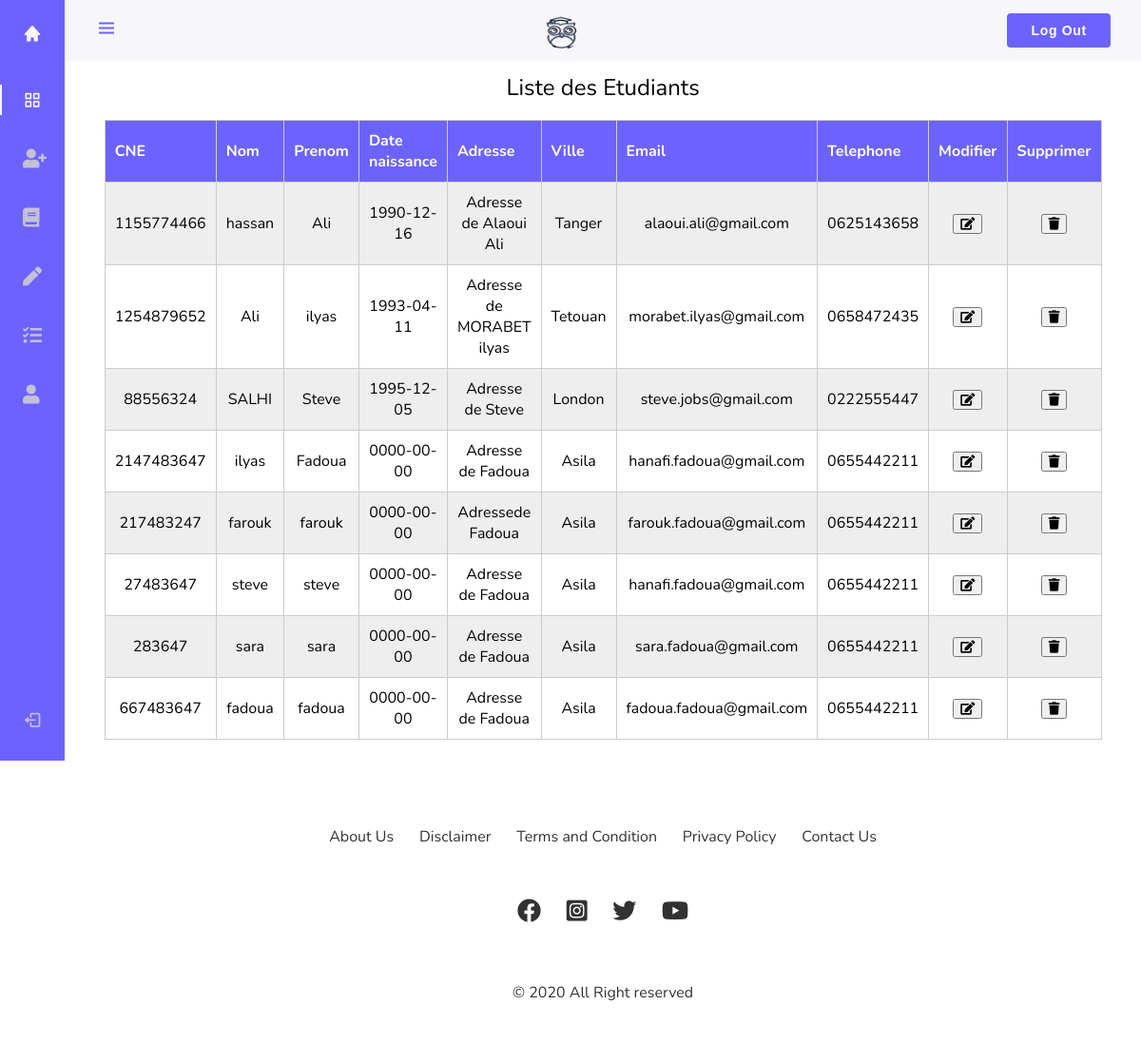
Screenshot of /enseignant.php with the database file from the repository.
### tables this page shows
CREATE TABLE `etudiant` (
    `id_etudiant` int(11) NOT NULL,
    `CNE` int(11) NOT NULL,
    `nom_etu` varchar(25) NOT NULL,
    `prenom_etu` varchar(25) NOT NULL,
    `date_naiss_etu` date DEFAULT NULL,
    `adresse_etu` varchar(50) DEFAULT NULL,
    `ville_etu` varchar(30) DEFAULT NULL,
    `email_etu` varchar(30) NOT NULL,
    `phone_etu` varchar(30) DEFAULT NULL,
    `fk_user` int(11) NOT NULL
  );

### enseignant.php (the view, shortened to what this page needs)
<?php
require_once "connect.php";
$results  = mysqli_query($db, "SELECT * FROM etudiant");
?>
<!DOCTYPE html>
<html lang="en">
<head>
  <link href="https://cdn.jsdelivr.net/npm/boxicons@2.0.5/css/boxicons.min.css" rel="stylesheet" />
  <link rel="stylesheet" href="https://cdnjs.cloudflare.com/ajax/libs/font-awesome/5.15.2/css/all.min.css" />
  <link rel="stylesheet" href="sass/enseignant.css" />
</head>
<body id="body-pd">
  <header class="header" id="header">
    <div class="header__toggle">
      <i class="bx bx-menu" id="header-toggle"></i>
    </div>
    <div class="header__img">
      <a href="index.php">
        <img src="img/logo/logo.png" alt="" />
      </a>
    </div>
    <div>
      <button class="btn-log">Log Out</button>
    </div>
  </header>
  <div class="l-navbar" id="nav-bar">
    <nav class="nav">
      <div>
        <a href="index.php" class="nav__logo">
          <i class="bx bxs-home nav__logo-icon"></i>
        </a>
        <div class="nav__list">
          <a href="enseignant.php" class="nav__link active">
            <i class="bx bx-grid-alt nav__icon"></i>
          </a>
          <a href="insertEtu.php" class="nav__link">
            <i class="fas fa-user-plus nav__icon"></i>
          </a>
          <a href="insertModule.php" class="nav__link">
            <i class="fas fa-book nav__icon"></i>
          </a>
          <a href="insertSeance.php" class="nav__link">
            <i class="fas fa-pen nav__icon"></i>
          </a>
          <a href="gsNoteAbsence.php" class="nav__link">
            <i class="fas fa-tasks nav__icon"></i>
          </a>
          <a href="contact.php" class="nav__link">
            <i class="fas fa-user nav__icon"></i>
          </a>
        </div>
      </div>
      <a href="login.php" class="nav__link">
        <i class="bx bx-log-out nav__icon"></i>
      </a>
    </nav>
  </div>
  <table style="overflow-x: auto">
    <caption>
      Liste des Etudiants
    </caption>
    <thead>
      <tr>
        <th class="cut-col">CNE</th>
        <th>Nom</th>
        <th>Prenom</th>
        <th class="cut-col">Date naissance</th>
        <th class="cut-col">Adresse</th>
        <th class="cut-col">Ville</th>
        <th class="cut-col">Email</th>
        <th class="cut-col">Telephone</th>
        <th>Modifier</th>
        <th>Supprimer</th>
      </tr>
    </thead>
    <tbody>
      <?php while ($row = mysqli_fetch_array($results)) { ?>
        <tr>
          <td class="cut-col" data-column="CNE"><?php echo $row['CNE']; ?></td>
          <td data-column="Nom"><?php echo $row['nom_etu']; ?></td>
          <td data-column="Prenom"><?php echo $row['prenom_etu']; ?></td>
          <td class="cut-col" data-column="Date naissance"><?php echo $row['date_naiss_etu']; ?></td>
          <td class="cut-col" data-column="Adresse"><?php echo $row['adresse_etu']; ?></td>
          <td class="cut-col" data-column="Ville"><?php echo $row['ville_etu']; ?></td>
          <td class="cut-col" data-column="Email"><?php echo $row['email_etu']; ?></td>
          <td class="cut-col" data-column="Telephone"><?php echo $row['phone_etu']; ?></td>
          <form name="" method="get" action="updateEtu.php">
            <td data-column="Modifier">
              <button name="modifier" type="submit" value="<?php echo $row['id_etudiant']; ?>"> <i class="fas fa-edit table-edit-icon"></i></button>
            </td>
          </form>
          <form name="" method="get" action="server.php">
            <td data-column="Supprimer">
              <button name="supprimer" type="submit" value="<?php echo $row['id_etudiant']; ?>"> <i class="fas fa-trash table-trash-icon"></i></button>
            </td>
          </form>
        </tr>
      <?php } ?>
    </tbody>
  </table>
  <?php include 'footer.php' ?>
</body>
</html>

### footer.php
<footer>
    <div class="footer-con">
        <div class="footer-row footer-row__1">
            <ul>
                <li><a href="#">&#169; 2020 All Right reserved</a></li>
            </ul>
        </div>
        <div class="footer-row footer-row__2">
            <ul>
                <li><a href="#">About Us</a></li>
                <li><a href="#">Disclaimer</a></li>
                <li><a href="#">Terms and Condition</a></li>
                <li><a href="#">Privacy Policy</a></li>
                <li><a href="#">Contact Us</a></li>
            </ul>
        </div>
        <div class="footer-row footer-row__3">
            <ul>
                <li>
                    <a href="#"><i class="fab fa-facebook"></i></a>
                </li>
                <li>
                    <a href="#"><i class="fab fa-instagram-square"></i></a>
                </li>
                <li>
                    <a href="#"><i class="fab fa-twitter"></i></a>
                </li>
                <li>
                    <a href="#"><i class="fab fa-youtube"></i></a>
                </li>
            </ul>
        </div>
    </div>
</footer>

### sass/enseignant.css (style rules this page uses)
:root { --header-height: 3rem; --nav-width: 68px; --first-color: #6C63FF; --first-color-hover:#32408f; --first-color-light: #c4c0d6; --white-color: #F7F6FB; --body-font: 'Nunito', sans-serif; --normal-font-size: 1rem; --z-fixed: 100; }
body { position: relative; margin: var(--header-height) 0 0 0; padding: 0; font-family: var(--body-font); font-size: var(--normal-font-size); transition: .5s; }
a { text-decoration: none; }
.btn-log { display: inline-block; text-decoration: none; font-size: 14px; font-weight: 600; letter-spacing: 0.7px; padding: 10px 25px; cursor: pointer; border-radius: 4px; border: none; color: white; background: var(--first-color); }
.header { width: 100%; height: var(--header-height); position: fixed; top: 0; left: 0; display: flex; align-items: center; justify-content: space-between; padding: 0 1rem; background-color: var(--white-color); z-index: var(--z-fixed); transition: .5s; }
.header__toggle { color: var(--first-color); font-size: 1.5rem; cursor: pointer; }
.header__img { width: 35px; height: 35px; display: flex; justify-content: center; border-radius: 50%; overflow: hidden; }
.header__img img { width: 40px; }
.l-navbar { position: fixed; top: 0; left: -30%; width: var(--nav-width); height: 100vh; background-color: var(--first-color); padding: .5rem 1rem 0 0; transition: .5s; z-index: var(--z-fixed); }
.nav { height: 100%; display: flex; flex-direction: column; justify-content: space-between; overflow: hidden; }
.nav__logo, .nav__link { display: grid; grid-template-columns: max-content max-content; align-items: center; column-gap: 1rem; padding: .5rem 0 .5rem 1.5rem; }
.nav__logo { margin-bottom: 2rem; }
.nav__logo-icon { font-size: 1.25rem; color: var(--white-color); }
.nav__link { position: relative; color: var(--first-color-light); margin-bottom: 1.5rem; transition: .3s; }
.nav__icon { font-size: 1.25rem; }
.active { color: var(--white-color); }
.active::before { content: ''; position: absolute; left: 0; width: 2px; height: 32px; background-color: var(--white-color); }
@media screen and (min-width: 768px) { body { margin: calc(var(--header-height) + 1rem) 0 0 0; padding-left: calc(var(--nav-width) + 0.01rem); } }
@media screen and (min-width: 768px) { .header { height: calc(var(--header-height) + 1rem); padding: 0 2rem 0 calc(var(--nav-width) + 2rem); } }
@media screen and (min-width: 768px) { .header__img { width: 40px; height: 40px; } }
@media screen and (min-width: 768px) { .header__img img { width: 45px; } }
@media screen and (min-width: 768px) { .l-navbar { left: 0; padding: 1rem 1rem 0 0; } }
table { width: 60%; border-collapse: collapse; margin: 50px auto; }
table caption { font-size: 1.5em; margin: .5em 0 .75em; }
tr:nth-of-type(odd) { background: #eee; }
th { background: var(--first-color); color: white; font-weight: bold; }
td, th { padding: 10px; border: 1px solid #ccc; text-align: left; font-size: 16px; }
tr, td { text-align: center; }
.table-edit-icon { cursor: pointer; }
.table-trash-icon { cursor: pointer; }
.footer-con { padding: 25px 0; background-color: white; color: #000000; display: flex; flex-direction: row; flex-wrap: wrap; }
.footer-con ul { padding: 0; list-style: none; font-size: 16px; }
.footer-con ul li { display: inline; margin: 1%; font-size: 16px; }
.footer-con ul a { color: inherit; text-decoration: none; opacity: 0.8; }
.footer-con .footer-row { margin: 0%; padding: 0%; text-align: center; }
.footer-con .footer-row__1 { flex: 25%; }
.footer-con .footer-row__2 { flex: 50%; }
.footer-con .footer-row__3 { flex: 25%; }
.footer-con .footer-row__3 .fab { font-size: 25px; }
@media screen and (max-width: 1300px) { .footer-con { flex-direction: column-reverse; } }
@media screen and (max-width: 1300px) { .footer-con .footer-row { flex: 90%; } }
@media screen and (max-width: 1300px) { .footer-con .footer-row__2 { order: 1; } }

### rows the page displays
etudiant: CNE "1155774466", nom_etu "hassan", prenom_etu "Ali", date_naiss_etu "1990-12-16", adresse_etu "Adresse de Alaoui Ali", ville_etu "Tanger", email_etu "alaoui.ali@gmail.com", phone_etu "0625143658", $row['id_etudiant'] 1 (drawn)
etudiant: CNE "1254879652", nom_etu "Ali", prenom_etu "ilyas", date_naiss_etu "1993-04-11", adresse_etu "Adresse de MORABET ilyas", ville_etu "Tetouan", email_etu "morabet.ilyas@gmail.com", phone_etu "0658472435", $row['id_etudiant'] 2 (drawn)
etudiant: CNE "88556324", nom_etu "SALHI", prenom_etu "Steve", date_naiss_etu "1995-12-05", adresse_etu "Adresse de Steve", ville_etu "London", email_etu "steve.jobs@gmail.com", phone_etu "0222555447", $row['id_etudiant'] 3 (drawn)
etudiant: CNE "2147483647", nom_etu "ilyas", prenom_etu "Fadoua", date_naiss_etu "0000-00-00", adresse_etu "Adresse de Fadoua", ville_etu "Asila", email_etu "hanafi.fadoua@gmail.com", phone_etu "0655442211", $row['id_etudiant'] 4 (drawn)
etudiant: CNE "217483247", nom_etu "farouk", prenom_etu "farouk", date_naiss_etu "0000-00-00", adresse_etu "Adressede Fadoua", ville_etu "Asila", email_etu "farouk.fadoua@gmail.com", phone_etu "0655442211", $row['id_etudiant'] 5 (drawn)
etudiant: CNE "27483647", nom_etu "steve", prenom_etu "steve", date_naiss_etu "0000-00-00", adresse_etu "Adresse de Fadoua", ville_etu "Asila", email_etu "hanafi.fadoua@gmail.com", phone_etu "0655442211", $row['id_etudiant'] 6 (drawn)
etudiant: CNE "283647", nom_etu "sara", prenom_etu "sara", date_naiss_etu "0000-00-00", adresse_etu "Adresse de Fadoua", ville_etu "Asila", email_etu "sara.fadoua@gmail.com", phone_etu "0655442211", $row['id_etudiant'] 7 (drawn)
etudiant: CNE "667483647", nom_etu "fadoua", prenom_etu "fadoua", date_naiss_etu "0000-00-00", adresse_etu "Adresse de Fadoua", ville_etu "Asila", email_etu "fadoua.fadoua@gmail.com", phone_etu "0655442211", $row['id_etudiant'] 8 (drawn)
